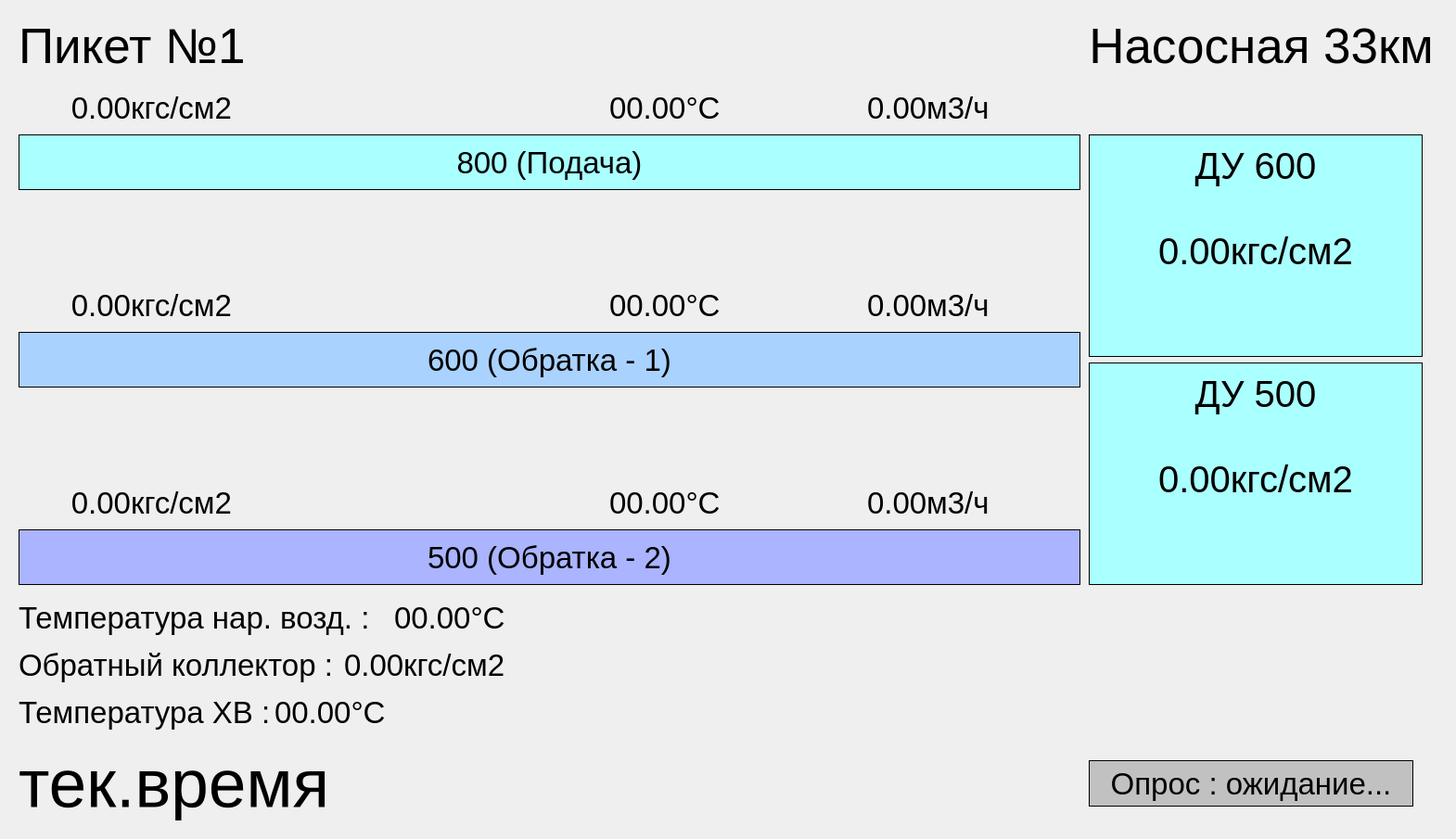
<?xml version="1.0" encoding="UTF-8"?>
<ui version="4.0">
 <class>Form</class>
 <widget class="QWidget" name="Form">
  <property name="geometry">
   <rect>
    <x>0</x>
    <y>0</y>
    <width>1570</width>
    <height>905</height>
   </rect>
  </property>
  <property name="minimumSize">
   <size>
    <width>1570</width>
    <height>905</height>
   </size>
  </property>
  <property name="font">
   <font>
    <pointsize>10</pointsize>
   </font>
  </property>
  <property name="windowTitle">
   <string>Form</string>
  </property>
  <layout class="QVBoxLayout" name="verticalLayout">
   <item>
    <spacer name="verticalSpacer_6">
     <property name="orientation">
      <enum>Qt::Vertical</enum>
     </property>
     <property name="sizeHint" stdset="0">
      <size>
       <width>20</width>
       <height>40</height>
      </size>
     </property>
    </spacer>
   </item>
   <item>
    <widget class="QWidget" name="widget_2" native="true">
     <layout class="QGridLayout" name="gridLayout">
      <item row="3" column="12">
       <spacer name="horizontalSpacer_8">
        <property name="orientation">
         <enum>Qt::Horizontal</enum>
        </property>
        <property name="sizeHint" stdset="0">
         <size>
          <width>40</width>
          <height>20</height>
         </size>
        </property>
       </spacer>
      </item>
      <item row="3" column="0" colspan="12">
       <widget class="QLabel" name="label_800">
        <property name="minimumSize">
         <size>
          <width>1000</width>
          <height>60</height>
         </size>
        </property>
        <property name="maximumSize">
         <size>
          <width>1500</width>
          <height>60</height>
         </size>
        </property>
        <property name="font">
         <font>
          <pointsize>25</pointsize>
          <weight>50</weight>
          <bold>false</bold>
         </font>
        </property>
        <property name="styleSheet">
         <string notr="true">background-color: rgb(170, 255, 255);</string>
        </property>
        <property name="frameShape">
         <enum>QFrame::Box</enum>
        </property>
        <property name="text">
         <string>800 (Подача)</string>
        </property>
        <property name="alignment">
         <set>Qt::AlignCenter</set>
        </property>
       </widget>
      </item>
      <item row="10" column="14">
       <spacer name="horizontalSpacer_4">
        <property name="orientation">
         <enum>Qt::Horizontal</enum>
        </property>
        <property name="sizeHint" stdset="0">
         <size>
          <width>40</width>
          <height>20</height>
         </size>
        </property>
       </spacer>
      </item>
      <item row="3" column="14">
       <spacer name="horizontalSpacer_3">
        <property name="orientation">
         <enum>Qt::Horizontal</enum>
        </property>
        <property name="sizeHint" stdset="0">
         <size>
          <width>40</width>
          <height>20</height>
         </size>
        </property>
       </spacer>
      </item>
      <item row="4" column="9">
       <spacer name="verticalSpacer_2">
        <property name="orientation">
         <enum>Qt::Vertical</enum>
        </property>
        <property name="sizeHint" stdset="0">
         <size>
          <width>20</width>
          <height>40</height>
         </size>
        </property>
       </spacer>
      </item>
      <item row="8" column="0">
       <spacer name="verticalSpacer_3">
        <property name="orientation">
         <enum>Qt::Vertical</enum>
        </property>
        <property name="sizeHint" stdset="0">
         <size>
          <width>20</width>
          <height>40</height>
         </size>
        </property>
       </spacer>
      </item>
      <item row="13" column="2" colspan="4">
       <widget class="QLabel" name="label_reverse_val">
        <property name="minimumSize">
         <size>
          <width>230</width>
          <height>45</height>
         </size>
        </property>
        <property name="maximumSize">
         <size>
          <width>230</width>
          <height>45</height>
         </size>
        </property>
        <property name="font">
         <font>
          <pointsize>25</pointsize>
         </font>
        </property>
        <property name="text">
         <string>0.00кгс/см2</string>
        </property>
       </widget>
      </item>
      <item row="8" column="9">
       <spacer name="verticalSpacer_4">
        <property name="orientation">
         <enum>Qt::Vertical</enum>
        </property>
        <property name="sizeHint" stdset="0">
         <size>
          <width>20</width>
          <height>40</height>
         </size>
        </property>
       </spacer>
      </item>
      <item row="2" column="0" colspan="3">
       <widget class="QLabel" name="label_pressure_800_val">
        <property name="minimumSize">
         <size>
          <width>230</width>
          <height>45</height>
         </size>
        </property>
        <property name="maximumSize">
         <size>
          <width>230</width>
          <height>45</height>
         </size>
        </property>
        <property name="font">
         <font>
          <pointsize>25</pointsize>
         </font>
        </property>
        <property name="text">
         <string>0.00кгс/см2</string>
        </property>
        <property name="alignment">
         <set>Qt::AlignRight|Qt::AlignTrailing|Qt::AlignVCenter</set>
        </property>
       </widget>
      </item>
      <item row="6" column="0" rowspan="2" colspan="12">
       <widget class="QLabel" name="label_600_obr1">
        <property name="minimumSize">
         <size>
          <width>1000</width>
          <height>60</height>
         </size>
        </property>
        <property name="maximumSize">
         <size>
          <width>1500</width>
          <height>60</height>
         </size>
        </property>
        <property name="font">
         <font>
          <pointsize>25</pointsize>
          <weight>50</weight>
          <bold>false</bold>
         </font>
        </property>
        <property name="styleSheet">
         <string notr="true">background-color: rgb(170, 210, 255);</string>
        </property>
        <property name="frameShape">
         <enum>QFrame::Box</enum>
        </property>
        <property name="text">
         <string>600 (Обратка - 1)</string>
        </property>
        <property name="alignment">
         <set>Qt::AlignCenter</set>
        </property>
       </widget>
      </item>
      <item row="10" column="0" colspan="12">
       <widget class="QLabel" name="label_500_obr2">
        <property name="minimumSize">
         <size>
          <width>1000</width>
          <height>60</height>
         </size>
        </property>
        <property name="maximumSize">
         <size>
          <width>1500</width>
          <height>60</height>
         </size>
        </property>
        <property name="font">
         <font>
          <pointsize>25</pointsize>
          <weight>50</weight>
          <bold>false</bold>
         </font>
        </property>
        <property name="styleSheet">
         <string notr="true">background-color: rgb(170, 180, 255);</string>
        </property>
        <property name="frameShape">
         <enum>QFrame::Box</enum>
        </property>
        <property name="text">
         <string>500 (Обратка - 2)</string>
        </property>
        <property name="alignment">
         <set>Qt::AlignCenter</set>
        </property>
       </widget>
      </item>
      <item row="0" column="13">
       <widget class="QLabel" name="label_nasosnya33km">
        <property name="font">
         <font>
          <pointsize>40</pointsize>
          <weight>50</weight>
          <bold>false</bold>
         </font>
        </property>
        <property name="text">
         <string>Насосная 33км</string>
        </property>
        <property name="alignment">
         <set>Qt::AlignCenter</set>
        </property>
       </widget>
      </item>
      <item row="4" column="0">
       <spacer name="verticalSpacer">
        <property name="orientation">
         <enum>Qt::Vertical</enum>
        </property>
        <property name="sizeHint" stdset="0">
         <size>
          <width>20</width>
          <height>40</height>
         </size>
        </property>
       </spacer>
      </item>
      <item row="5" column="0" colspan="6">
       <widget class="QLabel" name="label_pressure_600_val">
        <property name="minimumSize">
         <size>
          <width>230</width>
          <height>45</height>
         </size>
        </property>
        <property name="maximumSize">
         <size>
          <width>230</width>
          <height>45</height>
         </size>
        </property>
        <property name="font">
         <font>
          <pointsize>25</pointsize>
         </font>
        </property>
        <property name="text">
         <string>0.00кгс/см2</string>
        </property>
        <property name="alignment">
         <set>Qt::AlignRight|Qt::AlignTrailing|Qt::AlignVCenter</set>
        </property>
       </widget>
      </item>
      <item row="0" column="0">
       <widget class="QLabel" name="label_piket">
        <property name="minimumSize">
         <size>
          <width>250</width>
          <height>25</height>
         </size>
        </property>
        <property name="maximumSize">
         <size>
          <width>250</width>
          <height>50</height>
         </size>
        </property>
        <property name="font">
         <font>
          <pointsize>40</pointsize>
          <weight>50</weight>
          <bold>false</bold>
         </font>
        </property>
        <property name="text">
         <string>Пикет №1</string>
        </property>
       </widget>
      </item>
      <item row="7" column="13" rowspan="4">
       <widget class="QLabel" name="label_dy_500_val">
        <property name="minimumSize">
         <size>
          <width>360</width>
          <height>240</height>
         </size>
        </property>
        <property name="maximumSize">
         <size>
          <width>360</width>
          <height>240</height>
         </size>
        </property>
        <property name="font">
         <font>
          <pointsize>30</pointsize>
          <weight>50</weight>
          <bold>false</bold>
         </font>
        </property>
        <property name="styleSheet">
         <string notr="true">background-color: rgb(170, 255, 255);</string>
        </property>
        <property name="frameShape">
         <enum>QFrame::Box</enum>
        </property>
        <property name="text">
         <string>ДУ 500

0.00кгс/см2</string>
        </property>
        <property name="alignment">
         <set>Qt::AlignHCenter|Qt::AlignTop</set>
        </property>
       </widget>
      </item>
      <item row="3" column="13" rowspan="4">
       <widget class="QLabel" name="label_dy_600_val">
        <property name="minimumSize">
         <size>
          <width>360</width>
          <height>240</height>
         </size>
        </property>
        <property name="maximumSize">
         <size>
          <width>360</width>
          <height>240</height>
         </size>
        </property>
        <property name="font">
         <font>
          <pointsize>30</pointsize>
          <weight>50</weight>
          <bold>false</bold>
         </font>
        </property>
        <property name="styleSheet">
         <string notr="true">background-color: rgb(170, 255, 255);</string>
        </property>
        <property name="frameShape">
         <enum>QFrame::Box</enum>
        </property>
        <property name="text">
         <string>ДУ 600

0.00кгс/см2</string>
        </property>
        <property name="alignment">
         <set>Qt::AlignHCenter|Qt::AlignTop</set>
        </property>
       </widget>
      </item>
      <item row="9" column="0" colspan="3">
       <widget class="QLabel" name="label_pressure_500_val">
        <property name="minimumSize">
         <size>
          <width>230</width>
          <height>45</height>
         </size>
        </property>
        <property name="maximumSize">
         <size>
          <width>230</width>
          <height>45</height>
         </size>
        </property>
        <property name="font">
         <font>
          <pointsize>25</pointsize>
         </font>
        </property>
        <property name="text">
         <string>0.00кгс/см2</string>
        </property>
        <property name="alignment">
         <set>Qt::AlignRight|Qt::AlignTrailing|Qt::AlignVCenter</set>
        </property>
       </widget>
      </item>
      <item row="14" column="0">
       <widget class="QLabel" name="label_temp_cold">
        <property name="maximumSize">
         <size>
          <width>270</width>
          <height>41</height>
         </size>
        </property>
        <property name="font">
         <font>
          <pointsize>25</pointsize>
          <weight>50</weight>
          <bold>false</bold>
         </font>
        </property>
        <property name="text">
         <string>Температура ХВ :</string>
        </property>
       </widget>
      </item>
      <item row="11" column="0">
       <spacer name="verticalSpacer_7">
        <property name="orientation">
         <enum>Qt::Vertical</enum>
        </property>
        <property name="sizeHint" stdset="0">
         <size>
          <width>20</width>
          <height>40</height>
         </size>
        </property>
       </spacer>
      </item>
      <item row="12" column="0" colspan="3">
       <widget class="QLabel" name="label_temp_air">
        <property name="minimumSize">
         <size>
          <width>0</width>
          <height>0</height>
         </size>
        </property>
        <property name="maximumSize">
         <size>
          <width>400</width>
          <height>40</height>
         </size>
        </property>
        <property name="font">
         <font>
          <pointsize>25</pointsize>
          <weight>50</weight>
          <bold>false</bold>
         </font>
        </property>
        <property name="text">
         <string>Температура нар. возд. :</string>
        </property>
       </widget>
      </item>
      <item row="16" column="0" colspan="10">
       <widget class="QLabel" name="label_timer">
        <property name="minimumSize">
         <size>
          <width>840</width>
          <height>80</height>
         </size>
        </property>
        <property name="maximumSize">
         <size>
          <width>840</width>
          <height>80</height>
         </size>
        </property>
        <property name="font">
         <font>
          <pointsize>55</pointsize>
         </font>
        </property>
        <property name="text">
         <string>тек.время</string>
        </property>
       </widget>
      </item>
      <item row="15" column="0">
       <spacer name="verticalSpacer_8">
        <property name="orientation">
         <enum>Qt::Vertical</enum>
        </property>
        <property name="sizeHint" stdset="0">
         <size>
          <width>20</width>
          <height>40</height>
         </size>
        </property>
       </spacer>
      </item>
      <item row="13" column="0" colspan="2">
       <widget class="QLabel" name="label_reverse">
        <property name="maximumSize">
         <size>
          <width>345</width>
          <height>40</height>
         </size>
        </property>
        <property name="font">
         <font>
          <pointsize>25</pointsize>
          <weight>50</weight>
          <bold>false</bold>
         </font>
        </property>
        <property name="text">
         <string>Обратный коллектор : </string>
        </property>
       </widget>
      </item>
      <item row="14" column="1" colspan="5">
       <widget class="QLabel" name="label_temp_cold_val">
        <property name="minimumSize">
         <size>
          <width>230</width>
          <height>45</height>
         </size>
        </property>
        <property name="maximumSize">
         <size>
          <width>230</width>
          <height>45</height>
         </size>
        </property>
        <property name="font">
         <font>
          <pointsize>25</pointsize>
         </font>
        </property>
        <property name="text">
         <string>00.00°C</string>
        </property>
       </widget>
      </item>
      <item row="1" column="0">
       <spacer name="verticalSpacer_9">
        <property name="orientation">
         <enum>Qt::Vertical</enum>
        </property>
        <property name="sizeHint" stdset="0">
         <size>
          <width>20</width>
          <height>40</height>
         </size>
        </property>
       </spacer>
      </item>
      <item row="16" column="13">
       <widget class="QLabel" name="label_opc_resp">
        <property name="minimumSize">
         <size>
          <width>310</width>
          <height>25</height>
         </size>
        </property>
        <property name="maximumSize">
         <size>
          <width>350</width>
          <height>50</height>
         </size>
        </property>
        <property name="font">
         <font>
          <pointsize>25</pointsize>
         </font>
        </property>
        <property name="styleSheet">
         <string notr="true">background-color: rgb(193, 193, 193);</string>
        </property>
        <property name="frameShape">
         <enum>QFrame::Box</enum>
        </property>
        <property name="text">
         <string>Опрос : ожидание...</string>
        </property>
        <property name="alignment">
         <set>Qt::AlignCenter</set>
        </property>
       </widget>
      </item>
      <item row="9" column="10">
       <spacer name="horizontalSpacer_6">
        <property name="orientation">
         <enum>Qt::Horizontal</enum>
        </property>
        <property name="sizeHint" stdset="0">
         <size>
          <width>40</width>
          <height>20</height>
         </size>
        </property>
       </spacer>
      </item>
      <item row="12" column="11">
       <spacer name="horizontalSpacer">
        <property name="orientation">
         <enum>Qt::Horizontal</enum>
        </property>
        <property name="sizeHint" stdset="0">
         <size>
          <width>40</width>
          <height>20</height>
         </size>
        </property>
       </spacer>
      </item>
      <item row="5" column="11">
       <widget class="QLabel" name="label_air_600_val">
        <property name="minimumSize">
         <size>
          <width>230</width>
          <height>45</height>
         </size>
        </property>
        <property name="maximumSize">
         <size>
          <width>230</width>
          <height>45</height>
         </size>
        </property>
        <property name="font">
         <font>
          <pointsize>25</pointsize>
         </font>
        </property>
        <property name="text">
         <string>0.00м3/ч</string>
        </property>
       </widget>
      </item>
      <item row="9" column="11">
       <widget class="QLabel" name="label_air_500_val">
        <property name="minimumSize">
         <size>
          <width>230</width>
          <height>45</height>
         </size>
        </property>
        <property name="maximumSize">
         <size>
          <width>230</width>
          <height>45</height>
         </size>
        </property>
        <property name="font">
         <font>
          <pointsize>25</pointsize>
         </font>
        </property>
        <property name="text">
         <string>0.00м3/ч</string>
        </property>
       </widget>
      </item>
      <item row="2" column="11">
       <widget class="QLabel" name="label_air_800_val">
        <property name="minimumSize">
         <size>
          <width>230</width>
          <height>45</height>
         </size>
        </property>
        <property name="maximumSize">
         <size>
          <width>230</width>
          <height>45</height>
         </size>
        </property>
        <property name="font">
         <font>
          <pointsize>25</pointsize>
         </font>
        </property>
        <property name="text">
         <string>0.00м3/ч</string>
        </property>
        <property name="alignment">
         <set>Qt::AlignLeading|Qt::AlignLeft|Qt::AlignVCenter</set>
        </property>
       </widget>
      </item>
      <item row="2" column="7">
       <widget class="QLabel" name="label_temp_800_val">
        <property name="minimumSize">
         <size>
          <width>230</width>
          <height>45</height>
         </size>
        </property>
        <property name="maximumSize">
         <size>
          <width>230</width>
          <height>45</height>
         </size>
        </property>
        <property name="font">
         <font>
          <pointsize>25</pointsize>
         </font>
        </property>
        <property name="text">
         <string>00.00°C</string>
        </property>
        <property name="alignment">
         <set>Qt::AlignLeading|Qt::AlignLeft|Qt::AlignVCenter</set>
        </property>
       </widget>
      </item>
      <item row="9" column="7">
       <widget class="QLabel" name="label_temp_500_val">
        <property name="minimumSize">
         <size>
          <width>230</width>
          <height>45</height>
         </size>
        </property>
        <property name="maximumSize">
         <size>
          <width>230</width>
          <height>45</height>
         </size>
        </property>
        <property name="font">
         <font>
          <pointsize>25</pointsize>
         </font>
        </property>
        <property name="text">
         <string>00.00°C</string>
        </property>
        <property name="textFormat">
         <enum>Qt::AutoText</enum>
        </property>
        <property name="alignment">
         <set>Qt::AlignLeading|Qt::AlignLeft|Qt::AlignVCenter</set>
        </property>
       </widget>
      </item>
      <item row="12" column="3">
       <widget class="QLabel" name="label_temp_air_val">
        <property name="enabled">
         <bool>true</bool>
        </property>
        <property name="minimumSize">
         <size>
          <width>200</width>
          <height>45</height>
         </size>
        </property>
        <property name="maximumSize">
         <size>
          <width>200</width>
          <height>45</height>
         </size>
        </property>
        <property name="font">
         <font>
          <pointsize>25</pointsize>
         </font>
        </property>
        <property name="text">
         <string>00.00°C</string>
        </property>
        <property name="alignment">
         <set>Qt::AlignLeading|Qt::AlignLeft|Qt::AlignVCenter</set>
        </property>
       </widget>
      </item>
      <item row="5" column="7">
       <widget class="QLabel" name="label_temp_600_val">
        <property name="minimumSize">
         <size>
          <width>230</width>
          <height>45</height>
         </size>
        </property>
        <property name="maximumSize">
         <size>
          <width>230</width>
          <height>45</height>
         </size>
        </property>
        <property name="font">
         <font>
          <pointsize>25</pointsize>
         </font>
        </property>
        <property name="text">
         <string>00.00°C</string>
        </property>
        <property name="alignment">
         <set>Qt::AlignLeading|Qt::AlignLeft|Qt::AlignVCenter</set>
        </property>
       </widget>
      </item>
     </layout>
    </widget>
   </item>
   <item>
    <spacer name="verticalSpacer_5">
     <property name="orientation">
      <enum>Qt::Vertical</enum>
     </property>
     <property name="sizeHint" stdset="0">
      <size>
       <width>20</width>
       <height>40</height>
      </size>
     </property>
    </spacer>
   </item>
  </layout>
 </widget>
 <resources/>
 <connections/>
</ui>
